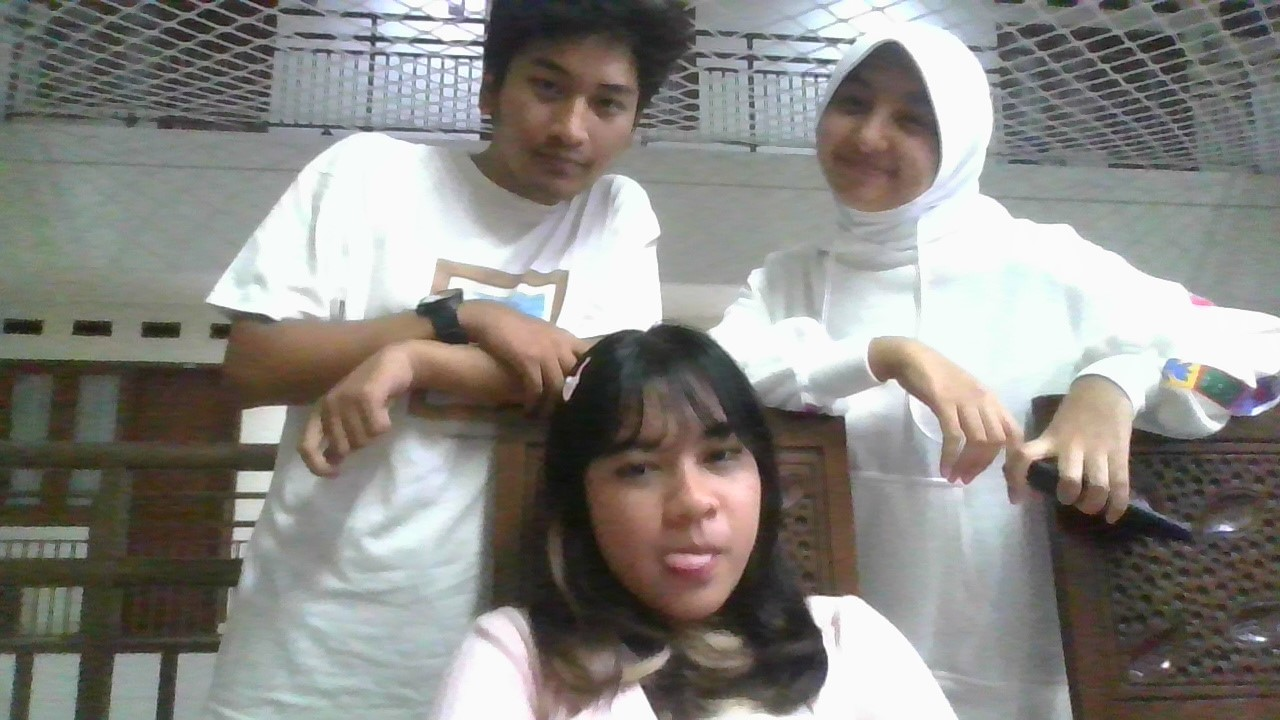
#> input picture image.jpg, 1280 x 720 px, found by its file name
$ python barulg.py
#> lines starting #> are read from the running program, lines starting #| are printed output that depends on the picture; long printed decimals are rounded
import cv2
import numpy as np
from pathlib import Path
import matplotlib.pyplot as plt

def getImgPath(namaFile):
    path = Path().absolute()
    pathFile = str(path) + "\\test\\" + namaFile
    return pathFile

def getHSV(img):
    imgnorm = cv2.cvtColor(img, cv2.COLOR_BGR2RGB) / 255.0
    b, g, r = imgnorm[:, :, 2], imgnorm[:, :, 1], imgnorm[:, :, 0]
    Cmin = np.minimum.reduce([r, g, b])
    Cmax = np.maximum.reduce([r, g, b])
    delta = Cmax - Cmin
    vVal = np.select(
        [
            (Cmax >= 0) & (Cmax < 0.2),
            (Cmax >= 0.2) & (Cmax < 0.7),
            (Cmax >= 0.7) & (Cmax <= 1)
        ],
        [0, 1, 2]
    )
    sVal = np.zeros_like(delta)
    np.divide(delta, np.maximum(Cmax, 1e-10), out=sVal, where=Cmax != 0)
    sVal = np.select(
        [
            (sVal >= 0) & (sVal < 0.2),
            (sVal >= 0.2) & (sVal < 0.7),
            (sVal >= 0.7) & (sVal <= 1)
        ],
        [0, 1, 2]
    )
    hVal = np.zeros_like(delta)
    hVal = np.where(delta != 0,
        np.select(
            [Cmax == r, Cmax == g, Cmax == b],
            [
                60 * (((g - b) / np.maximum(delta, 1e-10))),
                60 * (((b - r) / np.maximum(delta, 1e-10)) + 2),
                60 * (((r - g) / np.maximum(delta, 1e-10)) + 4),
            ],
            default = 0
        ),
        0
    )
    hVal = np.nan_to_num(hVal)
    hVal = np.round(hVal)
    hVal = np.select(
        [np.logical_or((hVal >= 316) & (hVal <= 360), (hVal == 0)),
         (hVal >= 1) & (hVal <= 25),
         (hVal >= 26) & (hVal <= 40),
         (hVal >= 41) & (hVal <= 120),
         (hVal >= 121) & (hVal <= 190),
         (hVal >= 191) & (hVal <= 270),
         (hVal >= 271) & (hVal <= 295),
         (hVal >= 296) & (hVal <= 315)],
        [0, 1, 2, 3, 4, 5, 6, 7]
    )
    return hVal, sVal, vVal


def HSVHistogram(hVal, sVal, vVal):
    hVal_flat = hVal.flatten()
    sVal_flat = sVal.flatten()
    vVal_flat = vVal.flatten()

    # Jadiin 1 value, such as 711, 120 dst
    combined_values = hVal_flat * 100 + sVal_flat * 10 + vVal_flat
    custom_bins = [0, 1, 2, 10, 11, 12, 20, 21, 22, 100, 101, 102, 110, 111, 112, 120, 121, 122, 200, 201, 202, 210, 211, 212, 220, 221, 222, 300, 301, 302, 310, 311, 312, 320, 321, 322, 400, 401, 402, 410, 411, 412, 420, 421, 422, 500, 501, 502, 510, 511, 512, 520, 521, 522, 600, 601, 602, 610, 611, 612, 620, 621, 622, 700, 701, 702, 710, 711, 712, 720, 721, 722]
    frequency_dict = {key: 0 for key in custom_bins}

    for value in combined_values:
        frequency_dict[value] += 1

    frequency_vector = [frequency_dict[key] for key in custom_bins]
    return frequency_vector


def vectorLength(h,s,v):
    sum = h**2 + v**2 + s**2
    return sum**(0.5)


def cropImage(img):
    height, width, _ = img.shape

    # crop sampe dia habis dibagi 4 karena mau dibikin block 4x4
    newHeight = height - height % 4
    newWidth = width - width % 4
    croppedImg = img[:newHeight, :newWidth]

    return croppedImg

def cropInto16Blocks(image):
    img_height, img_width = image.shape[:2]
    block_height = img_height // 4
    block_width = img_width // 4

    blocks = []
    for r in range(4):
        for c in range(4):
            block = image[r * block_height: (r + 1) * block_height, c * block_width: (c + 1) * block_width]
            blocks.append(block)

    return blocks

def calculate16HSV(imgblocks):
    hAvgs, sAvgs, vAvgs = [], [], []
    for i in range(16):
        h, s, v = getHSV(imgblocks[i])
        hAvg, sAvg, vAvg = (np.mean(h)), (np.mean(s)), (np.mean(v))
        hAvgs.append(hAvg)
        sAvgs.append(sAvg)
        vAvgs.append(vAvg)
    return hAvgs, sAvgs, vAvgs
        # combined_values = hAvg * 100 + sAvg * 10 + vAvg
        # hsvAvg.append(combined_values)
        # print(len(vsv))

def dotProductVector(h1,s1,v1,h2,s2,v2):
    return h1*h2 + s1*s2 + v1*v2

def cosineSimilarity(h1,s1,v1,h2,s2,v2):
    if(vectorLength(h1,s1,v1) != 0 and vectorLength(h2,s2,v2) != 0):
        return (dotProductVector(h1,s1,v1,h2,s2,v2)/(vectorLength(h1,s1,v1)*vectorLength(h2,s2,v2)))
    else :
        return 0

def cosineSimilarity16Block(h1,s1,v1,h2,s2,v2):
    cs = []
    for i in range(16):
        csblock = cosineSimilarity(h1[i],s1[i],v1[i],h2[i],s2[i],v2[i])
        cs.append(csblock)
        # print(csblock)
    return cs

def avgCS(CS16Block):
    sum = 0
    for i in range(16):
        sum += CS16Block[i]
    # return sum/16
    # sum = (CS16Block[0] + CS16Block[4] + CS16Block[8] + CS16Block[12] + CS16Block[3] + CS16Block[7] + CS16Block[11] + CS16Block[15]) + (2*(CS16Block[1] + CS16Block[2] + CS16Block[13] + CS16Block[14])) + + (8*(CS16Block[5] + CS16Block[6] + CS16Block[9] + CS16Block[10]))
    # sum = ((CS16Block[0] + CS16Block[3] + CS16Block[12] + CS16Block[15])) + (8*(CS16Block[5] + CS16Block[6] + CS16Block[9] + CS16Block[10])) + ((CS16Block[1] + CS16Block[2] + CS16Block[4] + CS16Block[7] + CS16Block[8] + CS16Block[11] + CS16Block[13] + CS16Block[14]))
    return (sum/16) * 100

file1 = input("Masukkan nama file 1 (lengkap dengan type file, e.g : Opan.png): \n")
#> the answer given: ../../../../image.jpg
img1 = cv2.imread(getImgPath(file1))
#> img1 is the input picture: shape (720, 1280, 3); mean B, G, R 130.9, 135.2, 137.2
img1c = cropInto16Blocks(cropImage(img1))
#> in cropInto16Blocks, `img_height, img_width = image.shape[:2]`: img_height = 720; img_width = 1280
#> in cropInto16Blocks, `block_height = img_height // 4`: block_height = 180
#> in cropInto16Blocks, `block_width = img_width // 4`: block_width = 320
#> after the loop in cropInto16Blocks, `for r in range(4):`: blocks = 16 items
#> img1c = 16 items
# hsv1 = calculate16HSV(img1c)
h1, s1, v1 = calculate16HSV(img1c)
#> the loop in calculate16HSV, `for i in range(16):` made 16 passes
#> (hAvg, sAvg, vAvg) on passes 1 to 12: (3.46, 0.033, 0.975), (3.32, 0.343, 1.23), (3.1, 0.138, 1.26), (3.76, 0.0207, 1.05), (3.3, 0.0934, 1.15), (2.68, 0.223, 1.68), (3.02, 0.0509, 1.48), (2.85, 0.00187, 1.58), (2.5, 0.677, 1.02), (2.38, 0.593, 1), (2.12, 0.472, 1.21), (2.48, 0.367, 1.31)
#> pass 1, in getHSV, `imgnorm = cv2.cvtColor(img, cv2.COLOR_BGR2RGB) / 255.0`:
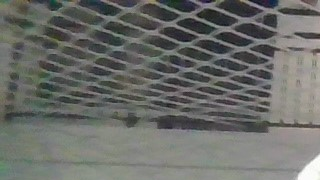
#> imgnorm: shape (180, 320, 3) float64; mean of channels 0, 1, 2 0.409, 0.424, 0.418; drawn as B, G, R
#> after the loop in calculate16HSV, `for i in range(16):`:
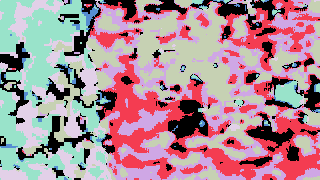
#> h: shape (180, 320) int64; 7 distinct labels, from 0 to 6; one colour per label, 0 black
#> after the loop in calculate16HSV, `for i in range(16):`:
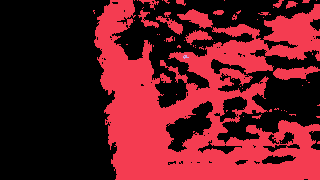
#> s: shape (180, 320) int64; 3 distinct labels, from 0 to 2; one colour per label, 0 black
#> after the loop in calculate16HSV, `for i in range(16):`:
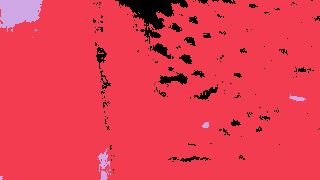
#> v: shape (180, 320) int64; 3 distinct labels, from 0 to 2; one colour per label, 0 black
#> after the loop in calculate16HSV, `for i in range(16):`: hAvgs = [3.46, 3.32, 3.1, 3.76, 3.3, 2.68, 3.02, 2.85, 2.5, 2.38, 2.12, 2.48, 3.17, 2.81, 1.84, 2.39]; sAvgs = [0.033, 0.343, 0.138, 0.0207, 0.0934, 0.223, 0.0509, 0.00187, 0.677, 0.593, 0.472, 0.367, 0.369, 0.221, 0.306, 0.408]; vAvgs = [0.975, 1.23, 1.26, 1.05, 1.15, 1.68, 1.48, 1.58, 1.02, 1, 1.21, 1.31, 1.02, 1.32, 1.19, 0.971]
#> h1 has the same summary as hAvgs in calculate16HSV; s1 has the same summary as sAvgs in calculate16HSV; v1 has the same summary as vAvgs in calculate16HSV
# print(len(hsv1))

file2 = input("Masukkan nama file 2 (lengkap dengan type file, e.g : Opan.png): \n")
#> the answer given: ../../../../image.jpg
img2 = cv2.imread(getImgPath(file2))
img2c = cropInto16Blocks(cropImage(img2))
#> img2c = 16 items
# hsv2 = calculate16HSV(img2c)
h2, s2, v2 = calculate16HSV(img2c)
#> the loop in calculate16HSV (call 2), `for i in range(16):` made 16 passes
#> pass 1, in getHSV (call 17), `delta = Cmax - Cmin`:
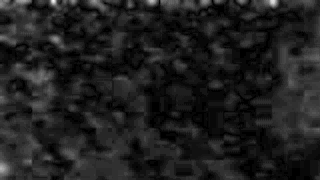
#> delta: shape (180, 320) float64; min 0, max 0.227, mean 0.0282; drawn with min black and max white
#> pass 1, in getHSV (call 17), `vVal = np.select( [ (Cmax >= 0) & (Cmax < 0.2), (Cmax >= 0.2) & (Cmax ..`:
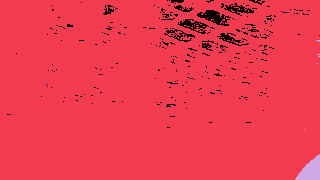
#> vVal: shape (180, 320) int64; 3 distinct labels, from 0 to 2; one colour per label, 0 black
#> h2 has the same summary as hAvgs in calculate16HSV; s2 has the same summary as sAvgs in calculate16HSV; v2 has the same summary as vAvgs in calculate16HSV

cs16 = cosineSimilarity16Block(h1,s1,v1,h2,s2,v2)
#> the loop in cosineSimilarity16Block, `for i in range(16):` made 16 passes
#> after the loop in cosineSimilarity16Block, `for i in range(16):`: cs = [1, 1, 1, 1, 1, 1, 1, 1, 1, 1, 1, 1, 1, 1, 1, 1]
#> cs16 = [1, 1, 1, 1, 1, 1, 1, 1, 1, 1, 1, 1, 1, 1, 1, 1]
print(h1)
#| [3.460, 3.324, 3.098, 3.755, 3.302, 2.682, 3.023, 2.852, 2.501, 2.384, 2.117, 2.478, 3.167, 2.806, 1.845, 2.386]
print(v1)
#| [0.9749, 1.234, 1.265, 1.054, 1.153, 1.676, 1.481, 1.581, 1.021, 1.002, 1.207, 1.312, 1.017, 1.325, 1.186, 0.9713]
print(s1)
#| [0.033, 0.3434, 0.1378, 0.02073, 0.09335, 0.2226, 0.05089, 0.001875, 0.6773, 0.5926, 0.4722, 0.3671, 0.3694, 0.2209, 0.3057, 0.4084]
# print(hsv1)
print()
print(h2)
#| [3.460, 3.324, 3.098, 3.755, 3.302, 2.682, 3.023, 2.852, 2.501, 2.384, 2.117, 2.478, 3.167, 2.806, 1.845, 2.386]
print(s2)
#| [0.033, 0.3434, 0.1378, 0.02073, 0.09335, 0.2226, 0.05089, 0.001875, 0.6773, 0.5926, 0.4722, 0.3671, 0.3694, 0.2209, 0.3057, 0.4084]
print(v2)
#| [0.9749, 1.234, 1.265, 1.054, 1.153, 1.676, 1.481, 1.581, 1.021, 1.002, 1.207, 1.312, 1.017, 1.325, 1.186, 0.9713]
# print(hsv2)
print()
print(cs16)
#| [1, 1.0, 1.000, 1.0, 1.0, 1, 1.0, 1.000, 1, 1.0, 1.0, 1.000, 1.000, 1.0, 1.000, 1]
print()
print(avgCS(cs16))
#> after the loop in avgCS, `for i in range(16):`: sum = 16
#| 100.0
